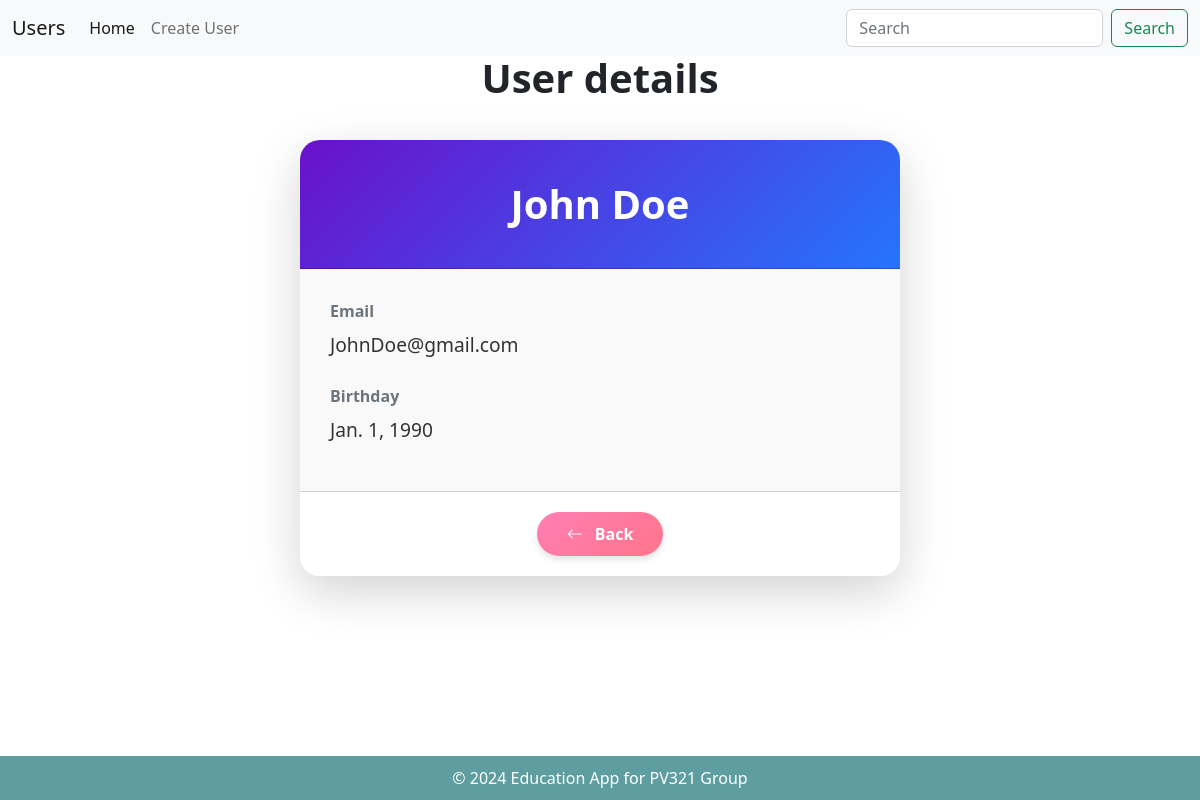
/users/detail/1/, run on the app's committed database.
### users/models.py (models this page shows)
class User(models.Model):
    first_name = models.CharField(max_length=30)
    last_name = models.CharField(max_length=30)
    email = models.EmailField()
    birthday = models.DateField()

### users/views.py (the view)
# urls.py: path('detail/<int:id>/', views.detail, name='details'),
def detail(request, id):
    try:
        user = User.objects.get(id=id)
        return render(request, "details.html", {"user": user})
    except User.DoesNotExist:
        return HttpResponse("User not found", status=404)

### users/templates/details.html (shortened to what this page needs)
{% extends "_layout.html" %}
{% block header %}
<div class="d-flex justify-content-center align-items-center" style="height: 20px;">
    <h1 style="font-size: 2.5rem; font-weight: bold; text-align: center;">User details</h1>
</div>
{% endblock %}
{% block content %}
<div class="container mt-5 d-flex justify-content-center">
    <div class="card shadow-lg border-0" style="width: 100%; max-width: 600px; border-radius: 20px; overflow: hidden;">
        <div class="card-header text-white text-center" style="background: linear-gradient(135deg, #6a11cb, #2575fc); padding: 40px 20px;">
            <h1 class="card-title mb-0" style="font-size: 2.5rem; font-weight: bold;">{{ user.first_name }} {{ user.last_name }}</h1>
        </div>
        <div class="card-body" style="background-color: #f9f9f9; padding: 30px;">
            <div class="mb-4">
                <p class="mb-2" style="color: #6c757d; font-size: 1rem; font-weight: 600;">Email</p>
                <p style="font-size: 1.2rem; font-weight: 500; color: #333;">{{ user.email }}</p>
            </div>
            <div>
                <p class="mb-2" style="color: #6c757d; font-size: 1rem; font-weight: 600;">Birthday</p>
                <p style="font-size: 1.2rem; font-weight: 500; color: #333;">{{ user.birthday }}</p>
            </div>
        </div>
        <div class="card-footer text-center" style="background-color: #fff; padding: 20px;">
            <button class="btn btn-gradient" onclick="history.back()" style="padding: 10px 30px; font-size: 1rem; font-weight: 600; color: #fff; border: none; border-radius: 50px; background: linear-gradient(135deg, #ff7eb3, #ff758c); box-shadow: 0 4px 6px rgba(0, 0, 0, 0.1); transition: transform 0.2s ease, box-shadow 0.2s ease;">
                <i class="bi bi-arrow-left" style="margin-right: 8px;"></i> Back
            </button>
        </div>
    </div>
</div>
<link href="https://cdn.jsdelivr.net/npm/bootstrap-icons/font/bootstrap-icons.css" rel="stylesheet">
{% endblock %}

### users/static/style.css (style rules this page uses)
body { display: flex; flex-direction: column; min-height: 100vh; }

### data on the page
User: first_name "John", last_name "Doe", email "JohnDoe@gmail.com", birthday "Jan. 1, 1990"
